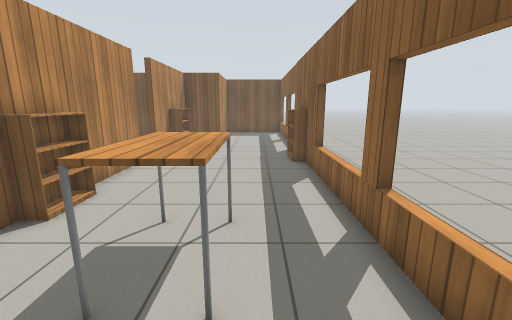
[1] (above)

22 first-person views from a walk through a Gazebo world. The camera is 1.3 m above the floor, tilts 12° down and sees 90° across. The floor is counted in squares, 0.5 m on a side. Each view is taken from the middle of a square. On the plan, view 1 faces up. The plan holds only what a view shows up to about 18 squares ahead; the rest is blank. Simple patterns stand in for the simulator's built-in surfaces.

[2]
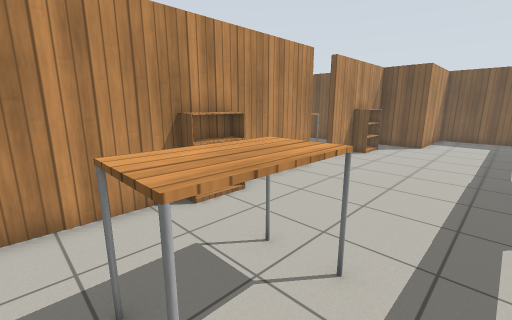

[3]
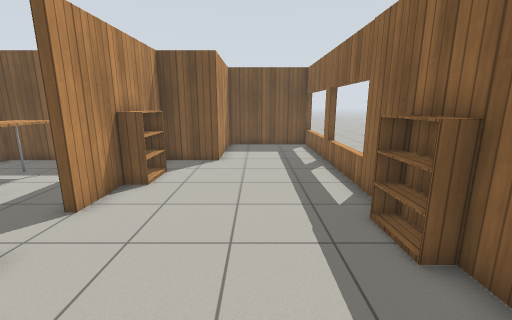

[4]
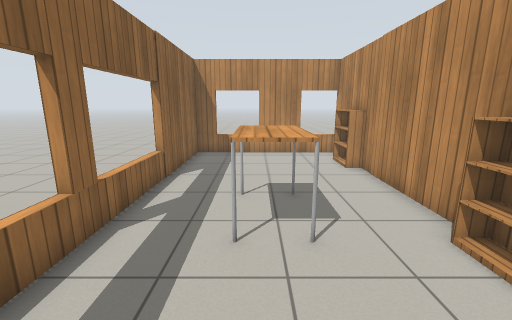

[5]
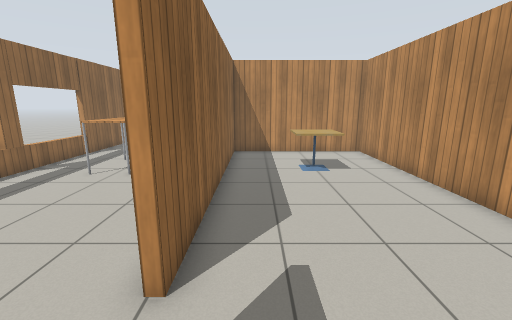

[6]
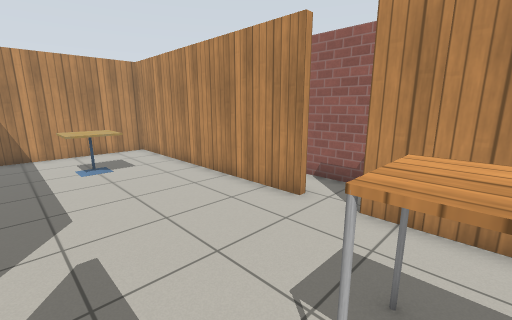

[7]
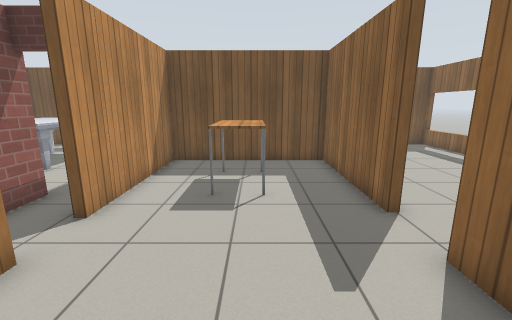

[8]
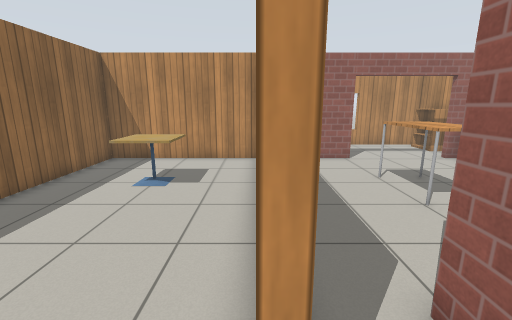

[9]
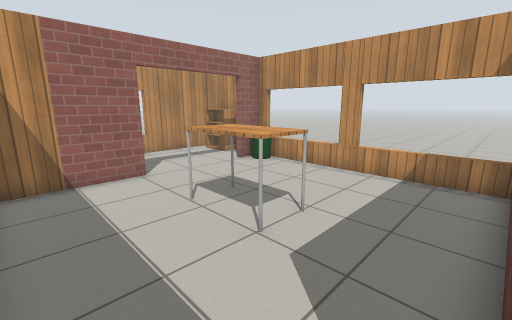

[10]
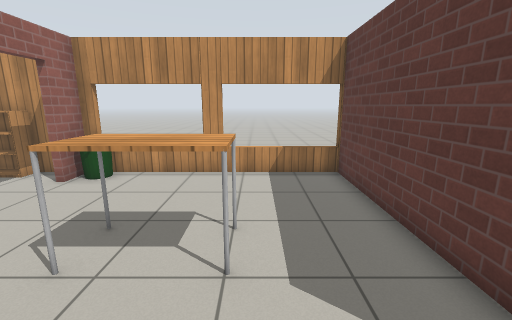

[11]
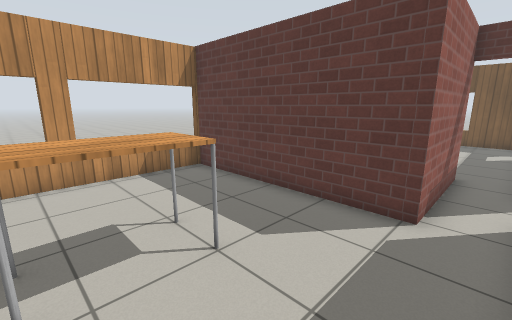

[12]
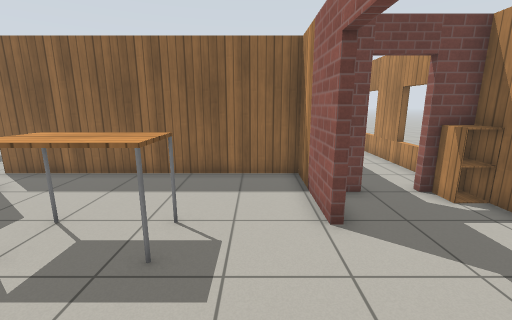

[13]
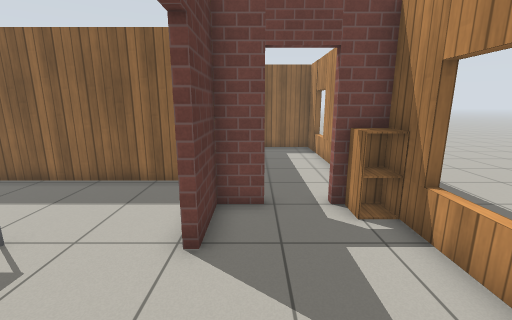

[14]
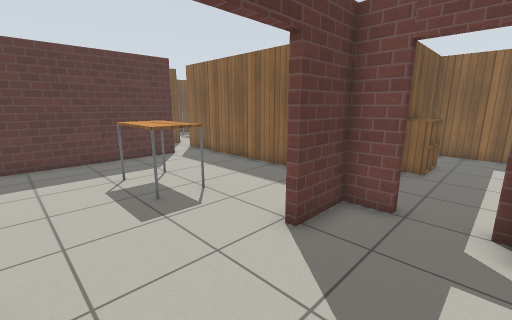

[15]
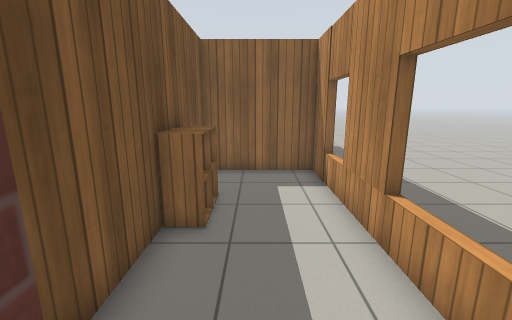

[16]
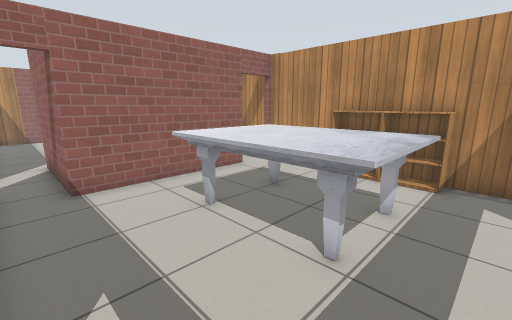

[17]
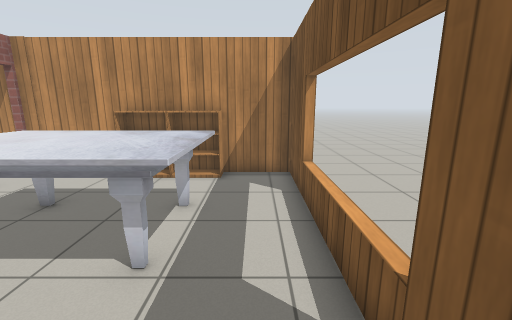

[18]
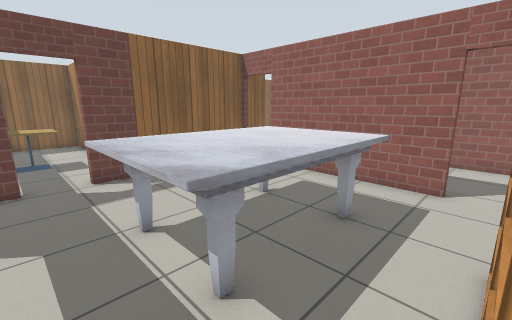

[19]
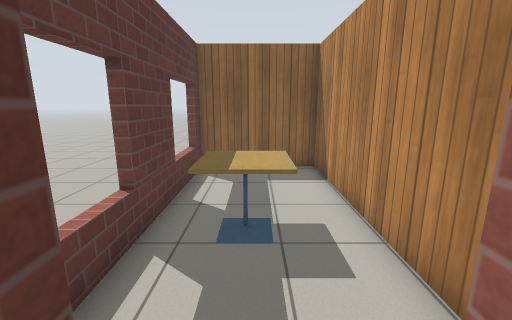

[20]
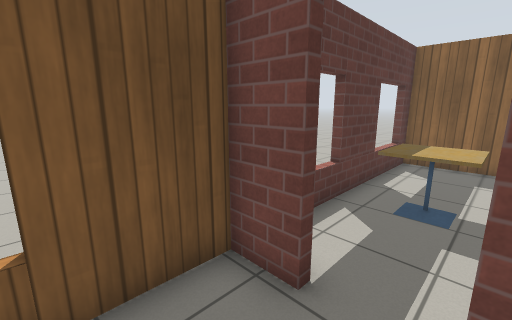

[21]
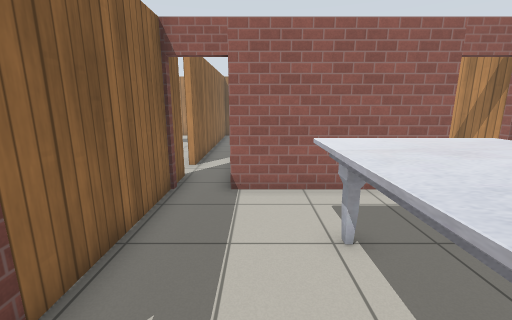

[22]
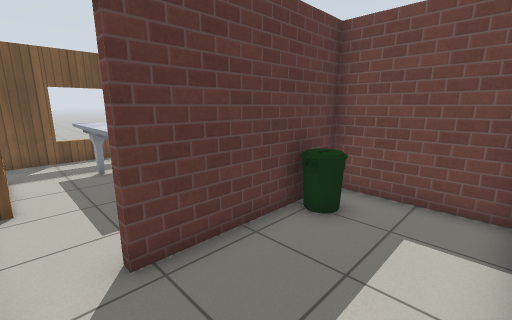

### Floor plan
Points are (right, up) in squares from view 1. A wall is a line through its corners. A room is listed if a view was taken in it or the views show most of it. See-through windows are left out.
Room 1 (views 1, 2, 3, 4, 5, 6, 7)
walls: (-5.4, 12) (-5.4, -4.8); (-5.7, 13.9) (-5.7, 20.2) (-13, 20.2) (-13, 13.6); (-5.4, 15.2) (-5.4, 13.9); (2.8, 10) (2.3, 10); (2.4, 13.6) (2.4, 25.4); (2.3, 5.5) (2.8, 5.5); (2.8, 4.8) (2.3, 4.8); (-13, 11.9) (-13, 0.4) (-10.4, 0.4); (-8.6, 0.4) (-5.7, 0.4) (-5.7, 12); (-5.6, -4.4) (2.4, -4.4) (2.4, 11.2); (2.7, 25.3) (-2.8, 25.3) (-2.8, 20.2) (-5.4, 20.2) (-5.4, 18.6)
ways out: opening at (-13, 12.5) to room 2
objects: cafe table (-10, 4) to (-9, 5); table (-10, 15) to (-9, 18); bookshelf (-6, 6) to (-5, 7); bookshelf (-5, -2) to (-5, -1); bookshelf (-5, 16) to (-5, 18); table (-2, 3) to (-1, 5); bookshelf (2, 12) to (2, 13)
Room 2 (views 8, 9, 10, 11, 12)
walls: (-17.8, 0.4) (-13.3, 0.4) (-13.3, 11.9); (-23.9, 10.4) (-23.9, 0.4) (-22.5, 0.4); (-13, 13.6) (-13.3, 13.6) (-13.3, 15.1); (-15.2, 15.3) (-15.2, 10.3) (-24.2, 10.3)
ways out: opening at (-13, 12.5) to room 1; open door at (-20, 0) to room 3; open door at (-14.5, 15) to room 4
objects: bin (-23, 1); table (-19, 4) to (-18, 6)
Room 3 (views 13, 14, 15)
walls: (-19.8, -4.3) (-19.8, -4.8); (-23.9, -1) (-23.9, -4.4) (-15.5, -4.4) (-15.5, -3); (-17.1, -4.8) (-17.1, -4.3); (-15.5, -1.3) (-15.5, 0) (-17.8, 0)
ways out: open door at (-20, 0) to room 2; open door at (-15, -2.5) to room 7
objects: bookshelf (-23, -3) to (-23, -2); cabinet (-16, -4)
Room 4 (views 16, 17, 18, 19, 20, 21)
walls: (-21.3, 25.8) (-21.3, 25.3); (-13.3, 23.8) (-13.3, 25.3) (-23.9, 25.3) (-23.9, 15.2); (-21.9, 15.3) (-15.2, 15.3); (-13.3, 15.1) (-13.3, 22.1)
ways out: open door at (-14.5, 15) to room 2; open door at (-22.5, 15) to room 5; open door at (-13, 22.5) to room 6
objects: bookshelf (-23, 19) to (-23, 20); bookshelf (-23, 21) to (-23, 22); marble table (-21, 18) to (-17, 23)
Room 5 (view 22)
walls: (-23.2, 10.5) (-21.2, 10.5); (-23.9, 14.9) (-23.9, 12.6); (-15.5, 10.6) (-15.5, 14.9) (-21.9, 14.9)
ways out: open door at (-22.5, 15) to room 4
objects: bin (-18, 14) to (-17, 14)
Room 6 (no view inside)
walls: (-9.3, 25.3) (-9.3, 25.8); (-11.4, 20.4) (-3.1, 20.4) (-3.1, 25.3) (-11.3, 25.3); (-4, 25.3) (-4, 25.8)
ways out: open door at (-13, 22.5) to room 4
objects: cafe table (-10, 23) to (-8, 24)
Room 7 (no view inside)
walls: (-10.5, 0) (-14, 0); (-11.5, -4.8) (-11.5, -4.3); (-7.4, -4.8) (-7.4, -4.3); (-14, -4.4) (-5.7, -4.4) (-5.7, 0) (-8.6, 0)
ways out: open door at (-15, -2.5) to room 3
objects: cabinet (-10, -1) to (-10, 0); cabinet (-9, -1) to (-9, 0)

Positions as (right, up) in squares from view 1, and headings:
1: (0, 0), facing up
2: (1, 2), facing up-left
3: (-1, 8), facing up
4: (-1, 10), facing down
5: (-7, 15), facing down
6: (-7, 16), facing down-left
7: (-9, 8), facing up
8: (-13, 13), facing down
9: (-14, 10), facing down-left
10: (-14, 7), facing left
11: (-14, 4), facing up-left
12: (-23, 2), facing right
13: (-22, -1), facing right
14: (-22, -3), facing up-right
15: (-16, -2), facing right
16: (-14, 24), facing down-left
17: (-14, 24), facing left
18: (-23, 24), facing down-right
19: (-14, 23), facing right
20: (-16, 22), facing up-right
21: (-16, 23), facing down
22: (-23, 11), facing up-right
